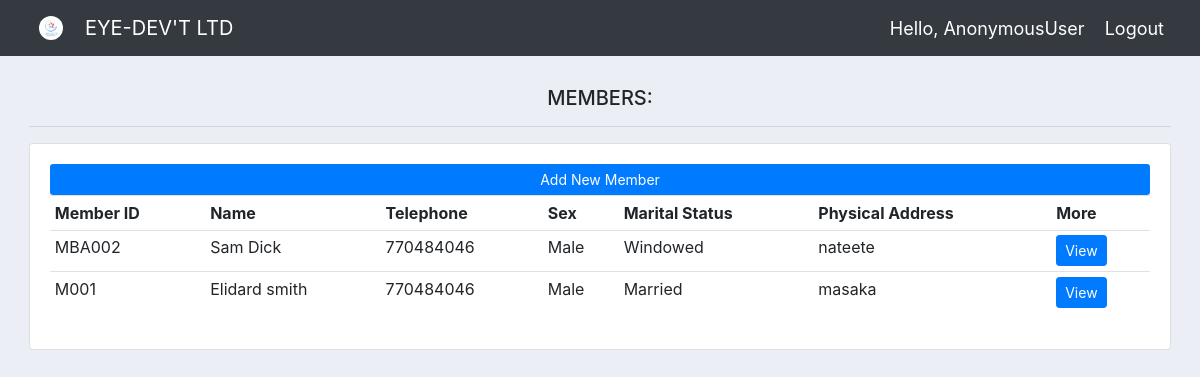
Page /all_member/ on the committed database.
### kyaclub_app/models.py (models this page shows, shortened)
class Member(models.Model):
    sex_choices = (("Male","male"), ("Female","Female"))
    status_choices = (("Married","Married"),("Single","Single"),
                        ("Windowed","Windowed"),("Divorsed","Divorsed"))
    member_id =models.CharField(max_length=10, primary_key=True )
    full_name = models.CharField(max_length=200, null=False)
    nin = models.CharField(max_length=100)
    occupation=models.CharField(max_length=500)
    sex = models.CharField(max_length=10,choices = sex_choices)
    marital_status = models.CharField(max_length=30, choices=status_choices)
    email = models.EmailField(max_length=100)
    telephone = models.PositiveIntegerField()
    date_of_birth = models.DateField(validators=[MaxValueValidator(datetime.date.today)])
    current_address = models.CharField(max_length=300)
    home_address = models.CharField(max_length=300)
    Registered_date = models.DateTimeField(auto_now_add=True)

### kyaclub_app/views.py (the view)
# urls.py: path('all_member/', views.allMember, name='all_member'),
def allMember(request):
    member_list = Member.objects.all()
    context = {
                'member_list': member_list,
        }
    return render(request, 'members/all_members.html', context )

### kyaclub_app/templates/members/all_members.html
{% extends 'members/main.html' %}
{% block content %}
<br>
<div class="row">
    <div class="col">
        <div class="col-md">
            <h5 align="center"> MEMBERS: </h5>
            <hr>
            <div class="card card-body">
                <a class="btn btn-sm btn-block bg-primary" style="color: white;"  href="{% url 'create_member' %}"> Add New Member </a>
                <table class="table table-sm">
                    <tr>
                        <th>Member ID</th>
                        <th>Name</th>
                        <th>Telephone</th>
                        <th>Sex</th>
                        <th>Marital Status</th>
                        <th>Physical Address</th>
                        <th>More</th>
                    </tr>
                    {% for member in member_list %}
                    <tr>
                        <td>{{member.member_id}}</td>
                        <td>{{member.full_name}}</td>
                        <td>{{member.telephone}}</td>
                        <td>{{member.sex}}</td>
                        <td>{{member.marital_status}}</td>
                        <td>{{member.current_address}}</td>
                        <td><a class="btn btn-sm btn-primary" href="{% url 'member' member.member_id %}">View</a></td>
                    </tr>
                    {% endfor %}
                </table>
            </div>
        </div>
    </div>
{% endblock content %}

### kyaclub_app/static/css/main.css (style rules this page uses)
body { background-color: #ebeff5; }
.row { padding: 14px; }

### rows in the picture
Member: member_id "MBA002", full_name "Sam Dick", telephone "770484046", sex "Male", marital_status "Windowed", current_address "nateete"
Member: member_id "M001", full_name "Elidard smith", telephone "770484046", sex "Male", marital_status "Married", current_address "masaka"

### other values in the picture
{{ request.user }} "AnonymousUser"
